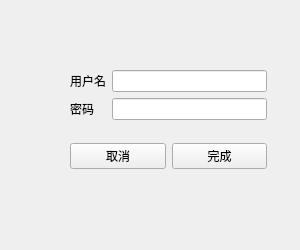
<?xml version="1.0" encoding="UTF-8"?>
<ui version="4.0">
 <class>Register</class>
 <widget class="QWidget" name="Register">
  <property name="geometry">
   <rect>
    <x>0</x>
    <y>0</y>
    <width>300</width>
    <height>250</height>
   </rect>
  </property>
  <property name="sizePolicy">
   <sizepolicy hsizetype="Expanding" vsizetype="Expanding">
    <horstretch>0</horstretch>
    <verstretch>0</verstretch>
   </sizepolicy>
  </property>
  <property name="minimumSize">
   <size>
    <width>0</width>
    <height>0</height>
   </size>
  </property>
  <property name="maximumSize">
   <size>
    <width>300</width>
    <height>250</height>
   </size>
  </property>
  <property name="windowTitle">
   <string>注册</string>
  </property>
  <widget class="QWidget" name="">
   <property name="geometry">
    <rect>
     <x>70</x>
     <y>70</y>
     <width>197</width>
     <height>99</height>
    </rect>
   </property>
   <layout class="QVBoxLayout" name="verticalLayout">
    <item>
     <layout class="QFormLayout" name="formLayout">
      <item row="0" column="0">
       <widget class="QLabel" name="label">
        <property name="text">
         <string>用户名</string>
        </property>
       </widget>
      </item>
      <item row="0" column="1">
       <widget class="QLineEdit" name="lineEdit"/>
      </item>
      <item row="1" column="0">
       <widget class="QLabel" name="label_2">
        <property name="text">
         <string>密码</string>
        </property>
       </widget>
      </item>
      <item row="1" column="1">
       <widget class="QLineEdit" name="lineEdit_2"/>
      </item>
     </layout>
    </item>
    <item>
     <layout class="QHBoxLayout" name="horizontalLayout">
      <item>
       <widget class="QPushButton" name="btn_cancel">
        <property name="text">
         <string>取消</string>
        </property>
       </widget>
      </item>
      <item>
       <widget class="QPushButton" name="btn_ok">
        <property name="text">
         <string>完成</string>
        </property>
       </widget>
      </item>
     </layout>
    </item>
   </layout>
  </widget>
 </widget>
 <resources/>
 <connections/>
</ui>
